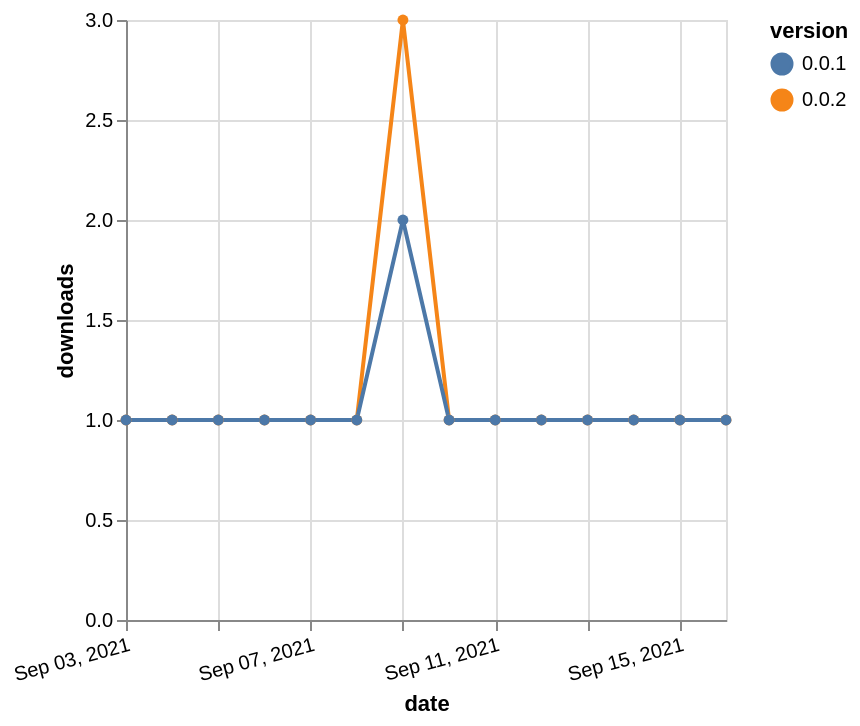

The Vega-Lite source for this figure:
### Vega-Lite specification from a JSON file in a GitHub repository (floating-point values rounded to 4 significant figures)
{"$schema": "https://vega.github.io/schema/vega-lite/v5.json", "description": "A simple bar chart with embedded data.", "data": {"values": [{"date": "2021-09-03", "total": 276, "delta": 1, "version": "0.0.2"}, {"date": "2021-09-04", "total": 277, "delta": 1, "version": "0.0.2"}, {"date": "2021-09-05", "total": 278, "delta": 1, "version": "0.0.2"}, {"date": "2021-09-06", "total": 279, "delta": 1, "version": "0.0.2"}, {"date": "2021-09-07", "total": 280, "delta": 1, "version": "0.0.2"}, {"date": "2021-09-08", "total": 281, "delta": 1, "version": "0.0.2"}, {"date": "2021-09-09", "total": 284, "delta": 3, "version": "0.0.2"}, {"date": "2021-09-10", "total": 285, "delta": 1, "version": "0.0.2"}, {"date": "2021-09-11", "total": 286, "delta": 1, "version": "0.0.2"}, {"date": "2021-09-12", "total": 287, "delta": 1, "version": "0.0.2"}, {"date": "2021-09-13", "total": 288, "delta": 1, "version": "0.0.2"}, {"date": "2021-09-14", "total": 289, "delta": 1, "version": "0.0.2"}, {"date": "2021-09-15", "total": 290, "delta": 1, "version": "0.0.2"}, {"date": "2021-09-16", "total": 291, "delta": 1, "version": "0.0.2"}, {"date": "2021-09-03", "total": 235, "delta": 1, "version": "0.0.1"}, {"date": "2021-09-04", "total": 236, "delta": 1, "version": "0.0.1"}, {"date": "2021-09-05", "total": 237, "delta": 1, "version": "0.0.1"}, {"date": "2021-09-06", "total": 238, "delta": 1, "version": "0.0.1"}, {"date": "2021-09-07", "total": 239, "delta": 1, "version": "0.0.1"}, {"date": "2021-09-08", "total": 240, "delta": 1, "version": "0.0.1"}, {"date": "2021-09-09", "total": 242, "delta": 2, "version": "0.0.1"}, {"date": "2021-09-10", "total": 243, "delta": 1, "version": "0.0.1"}, {"date": "2021-09-11", "total": 244, "delta": 1, "version": "0.0.1"}, {"date": "2021-09-12", "total": 245, "delta": 1, "version": "0.0.1"}, {"date": "2021-09-13", "total": 246, "delta": 1, "version": "0.0.1"}, {"date": "2021-09-14", "total": 247, "delta": 1, "version": "0.0.1"}, {"date": "2021-09-15", "total": 248, "delta": 1, "version": "0.0.1"}, {"date": "2021-09-16", "total": 249, "delta": 1, "version": "0.0.1"}]}, "width": "container", "mark": {"type": "line", "point": {"filled": true}}, "encoding": {"x": {"field": "date", "type": "temporal", "timeUnit": "yearmonthdate", "title": "date", "axis": {"labelAngle": -15}}, "y": {"field": "delta", "type": "quantitative", "title": "downloads"}, "color": {"field": "version", "type": "nominal"}, "tooltip": {"field": "delta"}}}
